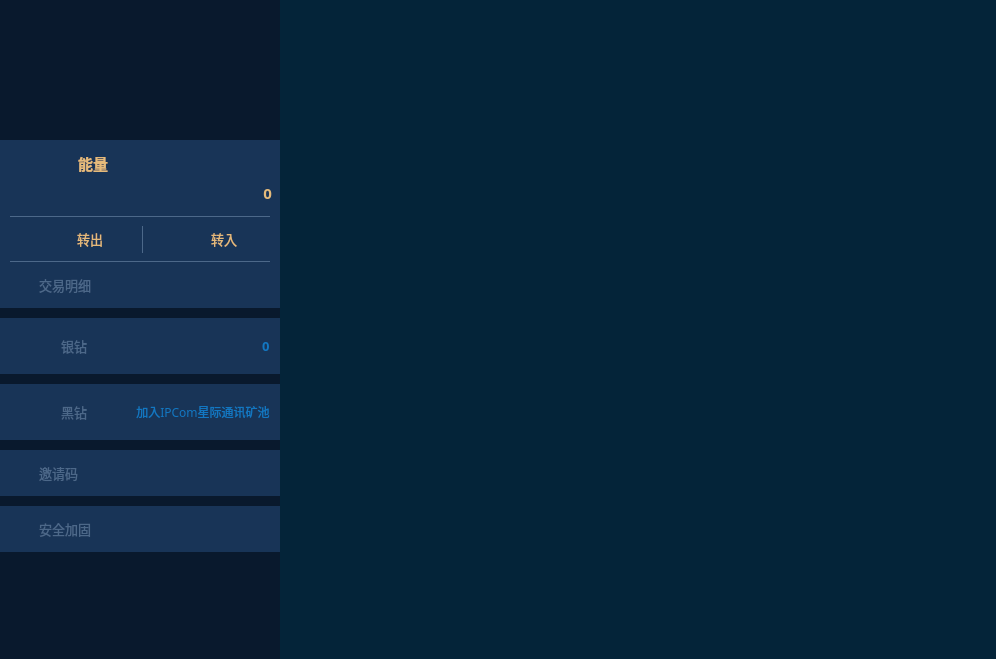
<?xml version="1.0" encoding="UTF-8"?>
<ui version="4.0">
 <class>EWalletWidget</class>
 <widget class="QWidget" name="EWalletWidget">
  <property name="geometry">
   <rect>
    <x>0</x>
    <y>0</y>
    <width>996</width>
    <height>659</height>
   </rect>
  </property>
  <property name="font">
   <font>
    <family>微软雅黑</family>
    <pointsize>12</pointsize>
   </font>
  </property>
  <property name="windowTitle">
   <string>EWalletWidget</string>
  </property>
  <property name="styleSheet">
   <string notr="true"/>
  </property>
  <layout class="QHBoxLayout" name="horizontalLayout">
   <property name="spacing">
    <number>0</number>
   </property>
   <property name="leftMargin">
    <number>0</number>
   </property>
   <property name="topMargin">
    <number>0</number>
   </property>
   <property name="rightMargin">
    <number>0</number>
   </property>
   <property name="bottomMargin">
    <number>0</number>
   </property>
   <item>
    <widget class="QWidget" name="leftWidget" native="true">
     <property name="minimumSize">
      <size>
       <width>280</width>
       <height>0</height>
      </size>
     </property>
     <property name="maximumSize">
      <size>
       <width>280</width>
       <height>16777215</height>
      </size>
     </property>
     <property name="styleSheet">
      <string notr="true">QWidget#leftWidget
{
background-color: #09192d;
}</string>
     </property>
     <layout class="QVBoxLayout" name="verticalLayout">
      <property name="spacing">
       <number>0</number>
      </property>
      <property name="leftMargin">
       <number>0</number>
      </property>
      <property name="topMargin">
       <number>0</number>
      </property>
      <property name="rightMargin">
       <number>0</number>
      </property>
      <property name="bottomMargin">
       <number>0</number>
      </property>
      <item>
       <widget class="StarFlashWidget" name="starWidget" native="true">
        <property name="sizePolicy">
         <sizepolicy hsizetype="Expanding" vsizetype="Fixed">
          <horstretch>0</horstretch>
          <verstretch>0</verstretch>
         </sizepolicy>
        </property>
        <property name="minimumSize">
         <size>
          <width>0</width>
          <height>140</height>
         </size>
        </property>
        <property name="maximumSize">
         <size>
          <width>16777215</width>
          <height>140</height>
         </size>
        </property>
       </widget>
      </item>
      <item>
       <widget class="QWidget" name="tradeWidget" native="true">
        <property name="sizePolicy">
         <sizepolicy hsizetype="Expanding" vsizetype="Fixed">
          <horstretch>0</horstretch>
          <verstretch>0</verstretch>
         </sizepolicy>
        </property>
        <property name="minimumSize">
         <size>
          <width>0</width>
          <height>76</height>
         </size>
        </property>
        <property name="maximumSize">
         <size>
          <width>16777215</width>
          <height>76</height>
         </size>
        </property>
        <property name="styleSheet">
         <string notr="true">QWidget#tradeWidget
{
background-color: #183457;
}</string>
        </property>
        <layout class="QHBoxLayout" name="horizontalLayout_2">
         <property name="spacing">
          <number>10</number>
         </property>
         <property name="leftMargin">
          <number>8</number>
         </property>
         <property name="topMargin">
          <number>8</number>
         </property>
         <property name="rightMargin">
          <number>8</number>
         </property>
         <property name="bottomMargin">
          <number>8</number>
         </property>
         <item>
          <widget class="QLabel" name="gifLabel">
           <property name="minimumSize">
            <size>
             <width>60</width>
             <height>60</height>
            </size>
           </property>
           <property name="maximumSize">
            <size>
             <width>60</width>
             <height>60</height>
            </size>
           </property>
           <property name="cursor">
            <cursorShape>PointingHandCursor</cursorShape>
           </property>
           <property name="styleSheet">
            <string notr="true"/>
           </property>
           <property name="text">
            <string/>
           </property>
          </widget>
         </item>
         <item>
          <widget class="QWidget" name="widget" native="true">
           <property name="sizePolicy">
            <sizepolicy hsizetype="Expanding" vsizetype="Expanding">
             <horstretch>0</horstretch>
             <verstretch>0</verstretch>
            </sizepolicy>
           </property>
           <layout class="QVBoxLayout" name="verticalLayout_2">
            <property name="spacing">
             <number>0</number>
            </property>
            <property name="leftMargin">
             <number>0</number>
            </property>
            <property name="topMargin">
             <number>0</number>
            </property>
            <property name="rightMargin">
             <number>0</number>
            </property>
            <property name="bottomMargin">
             <number>0</number>
            </property>
            <item>
             <widget class="QLabel" name="label_2">
              <property name="sizePolicy">
               <sizepolicy hsizetype="Expanding" vsizetype="Expanding">
                <horstretch>0</horstretch>
                <verstretch>0</verstretch>
               </sizepolicy>
              </property>
              <property name="font">
               <font>
                <family>微软雅黑</family>
                <pointsize>11</pointsize>
                <weight>75</weight>
                <bold>true</bold>
               </font>
              </property>
              <property name="styleSheet">
               <string notr="true">QWidget#label_2
{
color: #e4ba7b;
}</string>
              </property>
              <property name="text">
               <string>能量</string>
              </property>
             </widget>
            </item>
            <item>
             <widget class="QLabel" name="energyLabel">
              <property name="sizePolicy">
               <sizepolicy hsizetype="Expanding" vsizetype="Expanding">
                <horstretch>0</horstretch>
                <verstretch>0</verstretch>
               </sizepolicy>
              </property>
              <property name="font">
               <font>
                <family>微软雅黑</family>
                <pointsize>11</pointsize>
                <weight>75</weight>
                <bold>true</bold>
               </font>
              </property>
              <property name="styleSheet">
               <string notr="true">QWidget#energyLabel
{
color: #e4ba7b;
}</string>
              </property>
              <property name="text">
               <string>0</string>
              </property>
              <property name="alignment">
               <set>Qt::AlignRight|Qt::AlignTrailing|Qt::AlignVCenter</set>
              </property>
             </widget>
            </item>
           </layout>
          </widget>
         </item>
        </layout>
       </widget>
      </item>
      <item>
       <widget class="QWidget" name="turnWidget" native="true">
        <property name="sizePolicy">
         <sizepolicy hsizetype="Expanding" vsizetype="Fixed">
          <horstretch>0</horstretch>
          <verstretch>0</verstretch>
         </sizepolicy>
        </property>
        <property name="minimumSize">
         <size>
          <width>0</width>
          <height>46</height>
         </size>
        </property>
        <property name="maximumSize">
         <size>
          <width>16777215</width>
          <height>46</height>
         </size>
        </property>
        <property name="cursor">
         <cursorShape>PointingHandCursor</cursorShape>
        </property>
        <property name="styleSheet">
         <string notr="true">QWidget#turnWidget
{
background-color: #183457;
border:none;
}</string>
        </property>
        <layout class="QHBoxLayout" name="horizontalLayout_3">
         <property name="spacing">
          <number>0</number>
         </property>
         <property name="leftMargin">
          <number>0</number>
         </property>
         <property name="topMargin">
          <number>0</number>
         </property>
         <property name="rightMargin">
          <number>0</number>
         </property>
         <property name="bottomMargin">
          <number>0</number>
         </property>
         <item>
          <widget class="QWidget" name="turnOutWidget" native="true">
           <property name="sizePolicy">
            <sizepolicy hsizetype="Expanding" vsizetype="Preferred">
             <horstretch>0</horstretch>
             <verstretch>0</verstretch>
            </sizepolicy>
           </property>
           <property name="styleSheet">
            <string notr="true">QWidget#turnOutWidget
{
border: none;
border-top: 1px solid #4c6889;
border-bottom: 1px solid #4c6889;
margin-left: 10px;
}</string>
           </property>
           <layout class="QHBoxLayout" name="horizontalLayout_4">
            <property name="spacing">
             <number>5</number>
            </property>
            <property name="leftMargin">
             <number>0</number>
            </property>
            <property name="topMargin">
             <number>0</number>
            </property>
            <property name="rightMargin">
             <number>0</number>
            </property>
            <property name="bottomMargin">
             <number>0</number>
            </property>
            <item>
             <spacer name="horizontalSpacer_2">
              <property name="orientation">
               <enum>Qt::Horizontal</enum>
              </property>
              <property name="sizeHint" stdset="0">
               <size>
                <width>40</width>
                <height>20</height>
               </size>
              </property>
             </spacer>
            </item>
            <item>
             <spacer name="horizontalSpacer_11">
              <property name="orientation">
               <enum>Qt::Horizontal</enum>
              </property>
              <property name="sizeType">
               <enum>QSizePolicy::Fixed</enum>
              </property>
              <property name="sizeHint" stdset="0">
               <size>
                <width>10</width>
                <height>20</height>
               </size>
              </property>
             </spacer>
            </item>
            <item>
             <widget class="QLabel" name="label_7">
              <property name="minimumSize">
               <size>
                <width>30</width>
                <height>30</height>
               </size>
              </property>
              <property name="maximumSize">
               <size>
                <width>30</width>
                <height>30</height>
               </size>
              </property>
              <property name="styleSheet">
               <string notr="true">QLabel#label_7
{
border-image: url(:/ewallet/Resources/ewallet/walletTurnOut.png);
}</string>
              </property>
              <property name="text">
               <string/>
              </property>
              <property name="scaledContents">
               <bool>true</bool>
              </property>
             </widget>
            </item>
            <item>
             <widget class="QLabel" name="label_8">
              <property name="sizePolicy">
               <sizepolicy hsizetype="Preferred" vsizetype="Expanding">
                <horstretch>0</horstretch>
                <verstretch>0</verstretch>
               </sizepolicy>
              </property>
              <property name="minimumSize">
               <size>
                <width>0</width>
                <height>0</height>
               </size>
              </property>
              <property name="font">
               <font>
                <family>微软雅黑</family>
                <pointsize>10</pointsize>
               </font>
              </property>
              <property name="styleSheet">
               <string notr="true">QWidget#label_8
{
color: #e4ba7b;
}</string>
              </property>
              <property name="text">
               <string>转出</string>
              </property>
             </widget>
            </item>
            <item>
             <spacer name="horizontalSpacer">
              <property name="orientation">
               <enum>Qt::Horizontal</enum>
              </property>
              <property name="sizeHint" stdset="0">
               <size>
                <width>40</width>
                <height>20</height>
               </size>
              </property>
             </spacer>
            </item>
            <item>
             <widget class="Line" name="line">
              <property name="styleSheet">
               <string notr="true">QFrame#line
{
margin-top: 10px;
margin-bottom: 10px;
color: #4c6889;
}</string>
              </property>
              <property name="frameShadow">
               <enum>QFrame::Plain</enum>
              </property>
              <property name="orientation">
               <enum>Qt::Vertical</enum>
              </property>
             </widget>
            </item>
           </layout>
          </widget>
         </item>
         <item>
          <widget class="QWidget" name="turnInWidget" native="true">
           <property name="sizePolicy">
            <sizepolicy hsizetype="Expanding" vsizetype="Preferred">
             <horstretch>0</horstretch>
             <verstretch>0</verstretch>
            </sizepolicy>
           </property>
           <property name="styleSheet">
            <string notr="true">QWidget#turnInWidget
{
border: none;
border-top: 1px solid #4c6889;
border-bottom: 1px solid #4c6889;
margin-right: 10px;
}</string>
           </property>
           <layout class="QHBoxLayout" name="horizontalLayout_9">
            <property name="spacing">
             <number>5</number>
            </property>
            <property name="leftMargin">
             <number>0</number>
            </property>
            <property name="topMargin">
             <number>0</number>
            </property>
            <property name="rightMargin">
             <number>0</number>
            </property>
            <property name="bottomMargin">
             <number>0</number>
            </property>
            <item>
             <spacer name="horizontalSpacer_8">
              <property name="orientation">
               <enum>Qt::Horizontal</enum>
              </property>
              <property name="sizeHint" stdset="0">
               <size>
                <width>40</width>
                <height>20</height>
               </size>
              </property>
             </spacer>
            </item>
            <item>
             <widget class="QLabel" name="label_6">
              <property name="minimumSize">
               <size>
                <width>30</width>
                <height>30</height>
               </size>
              </property>
              <property name="maximumSize">
               <size>
                <width>30</width>
                <height>30</height>
               </size>
              </property>
              <property name="styleSheet">
               <string notr="true">QLabel#label_6
{
border-image: url(:/ewallet/Resources/ewallet/walletTurnIn.png);
}</string>
              </property>
              <property name="text">
               <string/>
              </property>
              <property name="scaledContents">
               <bool>true</bool>
              </property>
             </widget>
            </item>
            <item>
             <widget class="QLabel" name="label_9">
              <property name="sizePolicy">
               <sizepolicy hsizetype="Preferred" vsizetype="Expanding">
                <horstretch>0</horstretch>
                <verstretch>0</verstretch>
               </sizepolicy>
              </property>
              <property name="font">
               <font>
                <family>微软雅黑</family>
                <pointsize>10</pointsize>
               </font>
              </property>
              <property name="styleSheet">
               <string notr="true">QWidget#label_9
{
color: #e4ba7b;
}</string>
              </property>
              <property name="text">
               <string>转入</string>
              </property>
             </widget>
            </item>
            <item>
             <spacer name="horizontalSpacer_9">
              <property name="orientation">
               <enum>Qt::Horizontal</enum>
              </property>
              <property name="sizeType">
               <enum>QSizePolicy::Fixed</enum>
              </property>
              <property name="sizeHint" stdset="0">
               <size>
                <width>10</width>
                <height>20</height>
               </size>
              </property>
             </spacer>
            </item>
            <item>
             <spacer name="horizontalSpacer_10">
              <property name="orientation">
               <enum>Qt::Horizontal</enum>
              </property>
              <property name="sizeHint" stdset="0">
               <size>
                <width>40</width>
                <height>20</height>
               </size>
              </property>
             </spacer>
            </item>
           </layout>
          </widget>
         </item>
        </layout>
       </widget>
      </item>
      <item>
       <widget class="QWidget" name="profileWidget" native="true">
        <property name="sizePolicy">
         <sizepolicy hsizetype="Expanding" vsizetype="Fixed">
          <horstretch>0</horstretch>
          <verstretch>0</verstretch>
         </sizepolicy>
        </property>
        <property name="minimumSize">
         <size>
          <width>0</width>
          <height>46</height>
         </size>
        </property>
        <property name="maximumSize">
         <size>
          <width>16777215</width>
          <height>46</height>
         </size>
        </property>
        <property name="cursor">
         <cursorShape>PointingHandCursor</cursorShape>
        </property>
        <property name="styleSheet">
         <string notr="true">QWidget#profileWidget
{
background-color: #183457;
}</string>
        </property>
        <layout class="QHBoxLayout" name="horizontalLayout_5">
         <property name="spacing">
          <number>5</number>
         </property>
         <property name="leftMargin">
          <number>10</number>
         </property>
         <property name="topMargin">
          <number>5</number>
         </property>
         <property name="rightMargin">
          <number>5</number>
         </property>
         <property name="bottomMargin">
          <number>5</number>
         </property>
         <item>
          <widget class="QLabel" name="label_12">
           <property name="minimumSize">
            <size>
             <width>24</width>
             <height>24</height>
            </size>
           </property>
           <property name="maximumSize">
            <size>
             <width>24</width>
             <height>24</height>
            </size>
           </property>
           <property name="styleSheet">
            <string notr="true">QLabel#label_12
{
border-image: url(:/ewallet/Resources/ewallet/profile.png);
}</string>
           </property>
           <property name="text">
            <string/>
           </property>
          </widget>
         </item>
         <item>
          <widget class="QLabel" name="label_13">
           <property name="sizePolicy">
            <sizepolicy hsizetype="Preferred" vsizetype="Expanding">
             <horstretch>0</horstretch>
             <verstretch>0</verstretch>
            </sizepolicy>
           </property>
           <property name="font">
            <font>
             <family>微软雅黑</family>
             <pointsize>10</pointsize>
            </font>
           </property>
           <property name="styleSheet">
            <string notr="true">QLabel#label_13
{
color: #4c6889;
}</string>
           </property>
           <property name="text">
            <string>交易明细</string>
           </property>
          </widget>
         </item>
         <item>
          <spacer name="horizontalSpacer_3">
           <property name="orientation">
            <enum>Qt::Horizontal</enum>
           </property>
           <property name="sizeHint" stdset="0">
            <size>
             <width>107</width>
             <height>19</height>
            </size>
           </property>
          </spacer>
         </item>
         <item>
          <widget class="QLabel" name="label_14">
           <property name="minimumSize">
            <size>
             <width>24</width>
             <height>24</height>
            </size>
           </property>
           <property name="maximumSize">
            <size>
             <width>24</width>
             <height>24</height>
            </size>
           </property>
           <property name="styleSheet">
            <string notr="true">QLabel#label_14
{
border-image: url(:/ewallet/Resources/ewallet/more.png);
}</string>
           </property>
           <property name="text">
            <string/>
           </property>
          </widget>
         </item>
        </layout>
       </widget>
      </item>
      <item>
       <spacer name="verticalSpacer">
        <property name="orientation">
         <enum>Qt::Vertical</enum>
        </property>
        <property name="sizeType">
         <enum>QSizePolicy::Minimum</enum>
        </property>
        <property name="sizeHint" stdset="0">
         <size>
          <width>20</width>
          <height>10</height>
         </size>
        </property>
       </spacer>
      </item>
      <item>
       <widget class="QWidget" name="silverDiamondWidget" native="true">
        <property name="sizePolicy">
         <sizepolicy hsizetype="Expanding" vsizetype="Fixed">
          <horstretch>0</horstretch>
          <verstretch>0</verstretch>
         </sizepolicy>
        </property>
        <property name="minimumSize">
         <size>
          <width>0</width>
          <height>56</height>
         </size>
        </property>
        <property name="maximumSize">
         <size>
          <width>16777215</width>
          <height>56</height>
         </size>
        </property>
        <property name="styleSheet">
         <string notr="true">QWidget#silverDiamondWidget
{
background-color: #183457;
}</string>
        </property>
        <layout class="QHBoxLayout" name="horizontalLayout_6">
         <property name="spacing">
          <number>10</number>
         </property>
         <property name="leftMargin">
          <number>5</number>
         </property>
         <property name="topMargin">
          <number>5</number>
         </property>
         <property name="rightMargin">
          <number>10</number>
         </property>
         <property name="bottomMargin">
          <number>5</number>
         </property>
         <item>
          <widget class="QLabel" name="silverDiamondLabel">
           <property name="minimumSize">
            <size>
             <width>46</width>
             <height>46</height>
            </size>
           </property>
           <property name="maximumSize">
            <size>
             <width>46</width>
             <height>46</height>
            </size>
           </property>
           <property name="styleSheet">
            <string notr="true"/>
           </property>
           <property name="text">
            <string/>
           </property>
           <property name="pixmap">
            <pixmap>:/ewallet/Resources/ewallet/silverDiamond.png</pixmap>
           </property>
           <property name="scaledContents">
            <bool>true</bool>
           </property>
          </widget>
         </item>
         <item>
          <widget class="QLabel" name="label_17">
           <property name="sizePolicy">
            <sizepolicy hsizetype="Preferred" vsizetype="Expanding">
             <horstretch>0</horstretch>
             <verstretch>0</verstretch>
            </sizepolicy>
           </property>
           <property name="font">
            <font>
             <family>微软雅黑</family>
             <pointsize>10</pointsize>
            </font>
           </property>
           <property name="styleSheet">
            <string notr="true">QLabel#label_17
{
color: #4c6889;
}</string>
           </property>
           <property name="text">
            <string>银钻</string>
           </property>
          </widget>
         </item>
         <item>
          <spacer name="horizontalSpacer_5">
           <property name="orientation">
            <enum>Qt::Horizontal</enum>
           </property>
           <property name="sizeHint" stdset="0">
            <size>
             <width>136</width>
             <height>20</height>
            </size>
           </property>
          </spacer>
         </item>
         <item>
          <widget class="QLabel" name="silverCountLabel">
           <property name="font">
            <font>
             <family>微软雅黑</family>
             <pointsize>10</pointsize>
             <weight>75</weight>
             <bold>true</bold>
            </font>
           </property>
           <property name="styleSheet">
            <string notr="true">QLabel#silverCountLabel
{
color: #1277c2;
}</string>
           </property>
           <property name="text">
            <string>0</string>
           </property>
          </widget>
         </item>
        </layout>
       </widget>
      </item>
      <item>
       <spacer name="verticalSpacer_2">
        <property name="orientation">
         <enum>Qt::Vertical</enum>
        </property>
        <property name="sizeType">
         <enum>QSizePolicy::Minimum</enum>
        </property>
        <property name="sizeHint" stdset="0">
         <size>
          <width>20</width>
          <height>10</height>
         </size>
        </property>
       </spacer>
      </item>
      <item>
       <widget class="QWidget" name="blackDiamondWidget" native="true">
        <property name="sizePolicy">
         <sizepolicy hsizetype="Expanding" vsizetype="Fixed">
          <horstretch>0</horstretch>
          <verstretch>0</verstretch>
         </sizepolicy>
        </property>
        <property name="minimumSize">
         <size>
          <width>0</width>
          <height>56</height>
         </size>
        </property>
        <property name="maximumSize">
         <size>
          <width>16777215</width>
          <height>56</height>
         </size>
        </property>
        <property name="styleSheet">
         <string notr="true">QWidget#blackDiamondWidget
{
background-color: #183457;
}</string>
        </property>
        <layout class="QHBoxLayout" name="horizontalLayout_7">
         <property name="spacing">
          <number>10</number>
         </property>
         <property name="leftMargin">
          <number>5</number>
         </property>
         <property name="topMargin">
          <number>5</number>
         </property>
         <property name="rightMargin">
          <number>10</number>
         </property>
         <property name="bottomMargin">
          <number>5</number>
         </property>
         <item>
          <widget class="QLabel" name="blackDiamondLabel">
           <property name="minimumSize">
            <size>
             <width>46</width>
             <height>46</height>
            </size>
           </property>
           <property name="maximumSize">
            <size>
             <width>46</width>
             <height>46</height>
            </size>
           </property>
           <property name="styleSheet">
            <string notr="true"/>
           </property>
           <property name="text">
            <string/>
           </property>
           <property name="pixmap">
            <pixmap>:/ewallet/Resources/ewallet/blackDiamond.png</pixmap>
           </property>
           <property name="scaledContents">
            <bool>true</bool>
           </property>
          </widget>
         </item>
         <item>
          <widget class="QLabel" name="label_20">
           <property name="sizePolicy">
            <sizepolicy hsizetype="Preferred" vsizetype="Expanding">
             <horstretch>0</horstretch>
             <verstretch>0</verstretch>
            </sizepolicy>
           </property>
           <property name="font">
            <font>
             <family>微软雅黑</family>
             <pointsize>10</pointsize>
            </font>
           </property>
           <property name="styleSheet">
            <string notr="true">QLabel#label_20
{
color: #4c6889;
}</string>
           </property>
           <property name="text">
            <string>黑钻</string>
           </property>
          </widget>
         </item>
         <item>
          <spacer name="horizontalSpacer_6">
           <property name="orientation">
            <enum>Qt::Horizontal</enum>
           </property>
           <property name="sizeHint" stdset="0">
            <size>
             <width>136</width>
             <height>20</height>
            </size>
           </property>
          </spacer>
         </item>
         <item>
          <widget class="QPushButton" name="joinBtn">
           <property name="sizePolicy">
            <sizepolicy hsizetype="Minimum" vsizetype="Expanding">
             <horstretch>0</horstretch>
             <verstretch>0</verstretch>
            </sizepolicy>
           </property>
           <property name="font">
            <font>
             <family>微软雅黑</family>
            </font>
           </property>
           <property name="cursor">
            <cursorShape>PointingHandCursor</cursorShape>
           </property>
           <property name="styleSheet">
            <string notr="true">QPushButton#joinBtn
{
border: none;
color: #1277c2;
}</string>
           </property>
           <property name="text">
            <string>加入IPCom星际通讯矿池</string>
           </property>
          </widget>
         </item>
        </layout>
       </widget>
      </item>
      <item>
       <spacer name="verticalSpacer_3">
        <property name="orientation">
         <enum>Qt::Vertical</enum>
        </property>
        <property name="sizeType">
         <enum>QSizePolicy::Minimum</enum>
        </property>
        <property name="sizeHint" stdset="0">
         <size>
          <width>20</width>
          <height>10</height>
         </size>
        </property>
       </spacer>
      </item>
      <item>
       <widget class="QWidget" name="codeWidget" native="true">
        <property name="minimumSize">
         <size>
          <width>0</width>
          <height>46</height>
         </size>
        </property>
        <property name="maximumSize">
         <size>
          <width>16777215</width>
          <height>46</height>
         </size>
        </property>
        <property name="cursor">
         <cursorShape>PointingHandCursor</cursorShape>
        </property>
        <property name="styleSheet">
         <string notr="true">QWidget#codeWidget
{
background-color: #183457;
}</string>
        </property>
        <layout class="QHBoxLayout" name="horizontalLayout_8">
         <property name="spacing">
          <number>5</number>
         </property>
         <property name="leftMargin">
          <number>10</number>
         </property>
         <property name="topMargin">
          <number>5</number>
         </property>
         <property name="rightMargin">
          <number>5</number>
         </property>
         <property name="bottomMargin">
          <number>5</number>
         </property>
         <item>
          <widget class="QLabel" name="label_16">
           <property name="minimumSize">
            <size>
             <width>24</width>
             <height>24</height>
            </size>
           </property>
           <property name="maximumSize">
            <size>
             <width>24</width>
             <height>24</height>
            </size>
           </property>
           <property name="styleSheet">
            <string notr="true">QLabel#label_16
{
border-image: url(:/ewallet/Resources/ewallet/code.png);
}</string>
           </property>
           <property name="text">
            <string/>
           </property>
          </widget>
         </item>
         <item>
          <widget class="QLabel" name="label_18">
           <property name="sizePolicy">
            <sizepolicy hsizetype="Preferred" vsizetype="Expanding">
             <horstretch>0</horstretch>
             <verstretch>0</verstretch>
            </sizepolicy>
           </property>
           <property name="font">
            <font>
             <family>微软雅黑</family>
             <pointsize>10</pointsize>
            </font>
           </property>
           <property name="styleSheet">
            <string notr="true">QLabel#label_18
{
color: #4c6889;
}</string>
           </property>
           <property name="text">
            <string>邀请码</string>
           </property>
          </widget>
         </item>
         <item>
          <spacer name="horizontalSpacer_7">
           <property name="orientation">
            <enum>Qt::Horizontal</enum>
           </property>
           <property name="sizeHint" stdset="0">
            <size>
             <width>145</width>
             <height>19</height>
            </size>
           </property>
          </spacer>
         </item>
         <item>
          <widget class="QLabel" name="label_21">
           <property name="minimumSize">
            <size>
             <width>24</width>
             <height>24</height>
            </size>
           </property>
           <property name="maximumSize">
            <size>
             <width>24</width>
             <height>24</height>
            </size>
           </property>
           <property name="styleSheet">
            <string notr="true">QLabel#label_21
{
border-image: url(:/ewallet/Resources/ewallet/more.png);
}</string>
           </property>
           <property name="text">
            <string/>
           </property>
          </widget>
         </item>
        </layout>
       </widget>
      </item>
      <item>
       <spacer name="verticalSpacer_5">
        <property name="orientation">
         <enum>Qt::Vertical</enum>
        </property>
        <property name="sizeType">
         <enum>QSizePolicy::Fixed</enum>
        </property>
        <property name="sizeHint" stdset="0">
         <size>
          <width>20</width>
          <height>10</height>
         </size>
        </property>
       </spacer>
      </item>
      <item>
       <widget class="QWidget" name="safeWidget" native="true">
        <property name="minimumSize">
         <size>
          <width>0</width>
          <height>46</height>
         </size>
        </property>
        <property name="maximumSize">
         <size>
          <width>16777215</width>
          <height>46</height>
         </size>
        </property>
        <property name="cursor">
         <cursorShape>PointingHandCursor</cursorShape>
        </property>
        <property name="styleSheet">
         <string notr="true">QWidget#safeWidget
{
background-color: #183457;
}</string>
        </property>
        <layout class="QHBoxLayout" name="horizontalLayout_10">
         <property name="spacing">
          <number>5</number>
         </property>
         <property name="leftMargin">
          <number>10</number>
         </property>
         <property name="topMargin">
          <number>5</number>
         </property>
         <property name="rightMargin">
          <number>5</number>
         </property>
         <property name="bottomMargin">
          <number>5</number>
         </property>
         <item>
          <widget class="QLabel" name="label_22">
           <property name="minimumSize">
            <size>
             <width>24</width>
             <height>24</height>
            </size>
           </property>
           <property name="maximumSize">
            <size>
             <width>24</width>
             <height>24</height>
            </size>
           </property>
           <property name="styleSheet">
            <string notr="true">QLabel#label_22
{
border-image: url(:/ewallet/Resources/ewallet/safe.png);
}</string>
           </property>
           <property name="text">
            <string/>
           </property>
          </widget>
         </item>
         <item>
          <widget class="QLabel" name="label_19">
           <property name="sizePolicy">
            <sizepolicy hsizetype="Preferred" vsizetype="Expanding">
             <horstretch>0</horstretch>
             <verstretch>0</verstretch>
            </sizepolicy>
           </property>
           <property name="font">
            <font>
             <family>微软雅黑</family>
             <pointsize>10</pointsize>
            </font>
           </property>
           <property name="styleSheet">
            <string notr="true">QLabel#label_19
{
color: #4c6889;
}</string>
           </property>
           <property name="text">
            <string>安全加固</string>
           </property>
          </widget>
         </item>
         <item>
          <spacer name="horizontalSpacer_12">
           <property name="orientation">
            <enum>Qt::Horizontal</enum>
           </property>
           <property name="sizeHint" stdset="0">
            <size>
             <width>147</width>
             <height>19</height>
            </size>
           </property>
          </spacer>
         </item>
         <item>
          <widget class="QLabel" name="label_23">
           <property name="minimumSize">
            <size>
             <width>24</width>
             <height>24</height>
            </size>
           </property>
           <property name="maximumSize">
            <size>
             <width>24</width>
             <height>24</height>
            </size>
           </property>
           <property name="styleSheet">
            <string notr="true">QLabel#label_23
{
border-image: url(:/ewallet/Resources/ewallet/more.png);
}</string>
           </property>
           <property name="text">
            <string/>
           </property>
          </widget>
         </item>
        </layout>
       </widget>
      </item>
      <item>
       <spacer name="verticalSpacer_4">
        <property name="orientation">
         <enum>Qt::Vertical</enum>
        </property>
        <property name="sizeType">
         <enum>QSizePolicy::Expanding</enum>
        </property>
        <property name="sizeHint" stdset="0">
         <size>
          <width>20</width>
          <height>40</height>
         </size>
        </property>
       </spacer>
      </item>
     </layout>
    </widget>
   </item>
   <item>
    <widget class="QStackedWidget" name="stackedWidget">
     <property name="styleSheet">
      <string notr="true">background-color: #042439;</string>
     </property>
    </widget>
   </item>
  </layout>
 </widget>
 <layoutdefault spacing="6" margin="11"/>
 <customwidgets>
  <customwidget>
   <class>StarFlashWidget</class>
   <extends>QWidget</extends>
   <header>starflashwidget.h</header>
   <container>1</container>
  </customwidget>
 </customwidgets>
 <resources>
  <include location="../OpenPlanet/openplanet.qrc"/>
 </resources>
 <connections/>
</ui>
